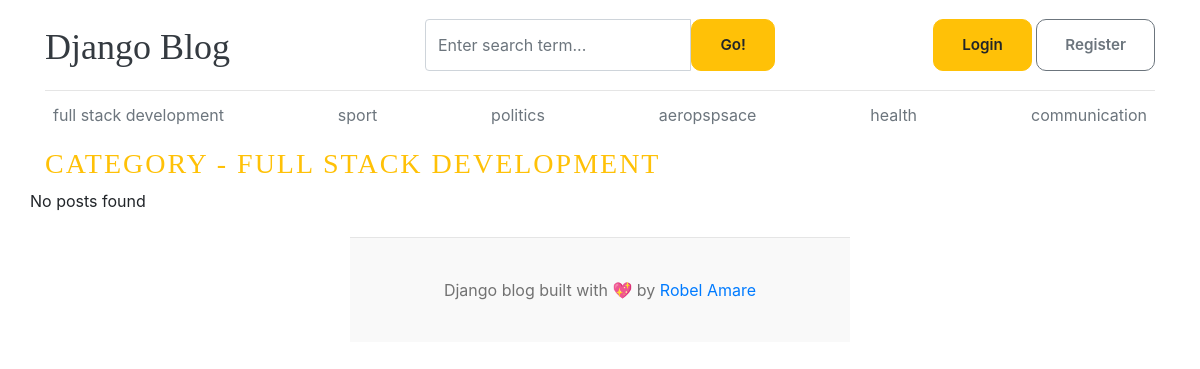
The app's page /category/1/, older data.
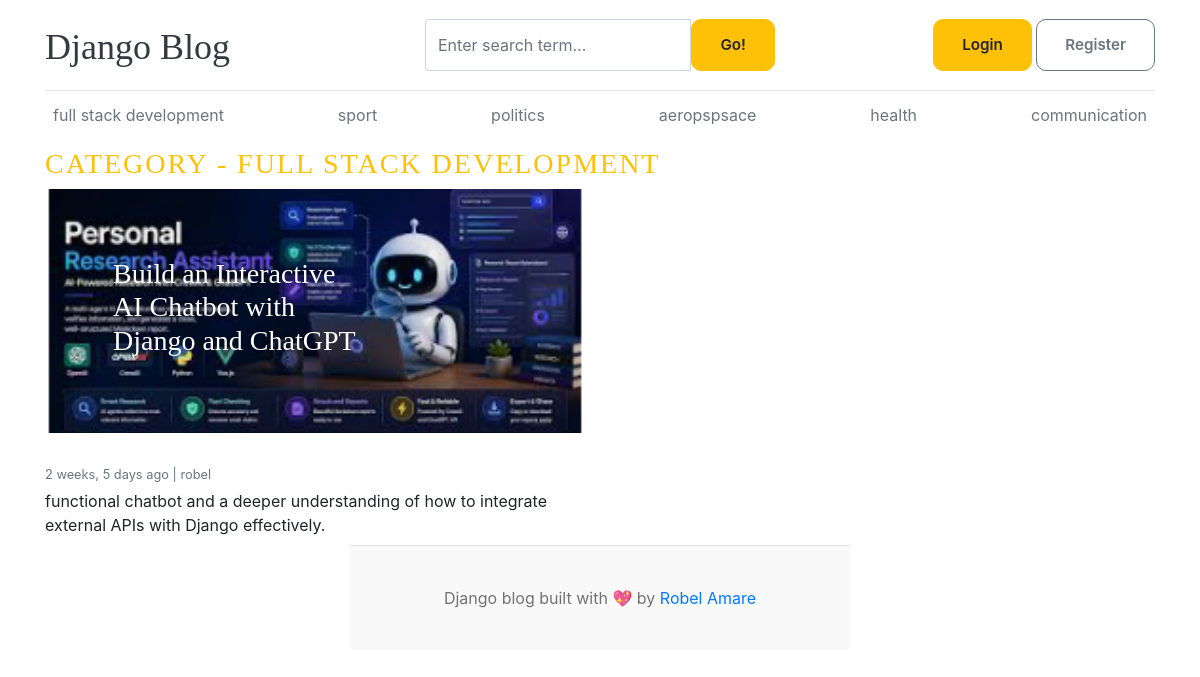
The same page, newer data.
### blogs/models.py (models this page shows, shortened)
class Category(models.Model):
    category_name=models.CharField(max_length=100,unique=True)
    created_at=models.DateTimeField(auto_now_add=True)
    updated_at=models.DateTimeField(auto_now=True)
    class Meta:
        verbose_name_plural='categories'
    def __str__(self):
        return self.category_name

class Blog(models.Model):
    title=models.CharField(max_length=100)
    slug=models.SlugField(max_length=100,unique=True)
    category=models.ForeignKey(Category,on_delete=models.CASCADE,related_name='blogs')
    author=models.ForeignKey(User,on_delete=models.CASCADE,related_name='blogs')
    featured_image=models.ImageField(upload_to='uploads/%Y/%m/%d/')
    short_description=models.TextField(max_length=200)
    blog_body=models.TextField(max_length=5000)
    status=models.CharField(max_length=20,choices=STATUS_CHOICES,default='Draft')
    is_featured=models.BooleanField(default=False)
    created_at=models.DateTimeField(auto_now_add=True)
    updated_at=models.DateTimeField(auto_now=True)

### blogs/views.py (the view)
# urls.py: path('<int:category_id>/',views.post_by_category,name='posts_by_category'),
def post_by_category(request,category_id):
    posts=Blog.objects.filter(status='Published',category=category_id)
    category=get_object_or_404(Category,pk=category_id)
    context={
        'posts':posts,
        'category':category,
    }
    return render(request,'posts_by_category.html',context)

### blogs/context_processors.py (called while the page is built)
def get_category(request):
    categories=Category.objects.all()
    return dict(categories=categories)

def get_social_links(request):
    from about.models import Social_Link
    social_links=Social_Link.objects.all()
    return dict(social_links=social_links)

### templates/posts_by_category.html
{% extends 'base.html' %}
{% block content %}
  <h3 class="text-uppercase text-warning" style="letter-spacing: 2px;">Category - {{ category }}</h3>
  <div class="row mb-2">
    {% if posts %}
    {% for post in posts %}
    <div class="col-md-6">
      <div class="card border-0" >
          <div class="jumbotron p-3 p-md-5 text-white rounded bg-dark" style="background:url('{{post.featured_image.url}}'); background-size:cover;background-position:center;background-repeat:no-repeat;">
           <div class="col-md-8 px-0">
             <div class="card-body">
              <h3><a href="#" class="text-white">{{ post.title }}</a></h3>
               </div>
        </div>
    </div>
          <small class="mb-1 text-muted">{{ post.created_at | timesince }} ago | {{ post.author }}</small>
          <p class="card-text">{{ post.short_description | truncatewords:25 }}</p>
        </div>
      </div>
    </div>
    {% endfor %}
    {% else %}
    <p>No posts found</p>
    {% endif %}
  </div>
</div>
{% endblock %}

### templates/base.html (shortened to what this page needs)
{% load static %}
<!DOCTYPE html>
<html lang="en">
<head>
    <link href="https://getbootstrap.com/docs/4.0/dist/css/bootstrap.min.css" rel="stylesheet">
    <link href="{% static 'css/style.css' %}" rel="stylesheet">
    <link rel="stylesheet" href="https://cdnjs.cloudflare.com/ajax/libs/font-awesome/4.7.0/css/font-awesome.min.css">
  </head>
<body>
    <div class="container">
      <header class="blog-header py-3">
        <div class="row flex-nowrap justify-content-between align-items-center">
          <div class="col-4 pt-1">
            <a class="blog-header-logo text-dark" href="/">Django Blog</a>
          </div>
          <div class="col-4">
            <form action="{% url 'search' %}" method="GET">
              <div class="input-group">
                <input class="form-control" type="text" name="keyword" value="{{ keyword }}" placeholder="Enter search term..." aria-label="Enter search term..." aria-describedby="button-search" />
                <button type="submit" class="btn btn-warning" id="button-search" type="button">Go!</button>
            </div>
            </form>
          </div>
          <div class="col-4 d-flex justify-content-end align-items-center">
            {% if not user.is_authenticated %}
            <a class="btn btn-sm btn-warning" href="{% url 'login' %}">Login</a> &nbsp;
            <a class="btn btn-sm btn-outline-secondary" href="{% url 'register' %}">Register</a>
            {% else %}
            <span><a href="{% url 'dashboard' %}">Dashboard</a></span>
            &emsp;
            <span><a href="{% url 'logout' %}">Logout</a></span>
            {% endif %}
          </div>
        </div>
      </header>
      <div class="nav-scroller py-1 mb-2">
        <nav class="nav d-flex justify-content-between">
          {% for cat in categories %}
          <a class="p-2 text-muted" href="{% url 'posts_by_category' cat.id %}">{{ cat.category_name }}</a>
          {% endfor %}
        </nav>
      </div>
{% block content %}
{% endblock %}
<footer class="blog-footer">
    <p>Django blog built with 💖 by <a href="#">Robel Amare</a></p>
  </footer>
  </body>
  </html>

Row changes from the older to the newer data that the page shows:
now on this page (row edited): Blog: featured_image (picture), title "Build an Interactive AI Chatbot with Django and ChatGPT", created_at "2 weeks, 5 days", author "robel", short_description "functional chatbot and a deeper understanding of how to integrate external APIs with Django effectively."
Text that changed along with them:
text no longer shown: "No posts found"
